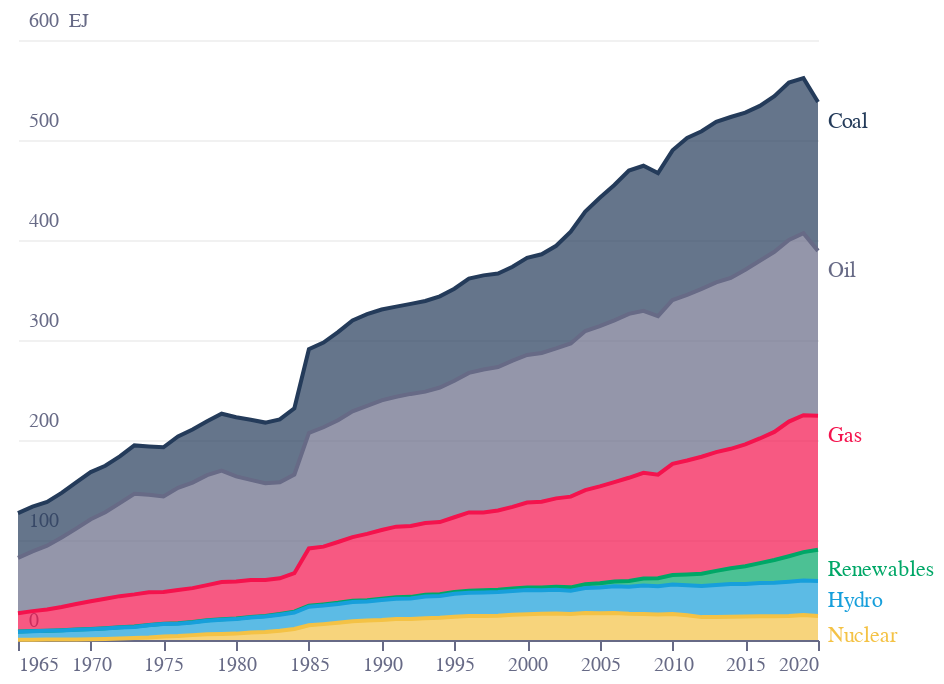

Notebook code for this chart:
### Code cell
base = (
    alt.Chart(f2)
    .encode(
        x=alt.X(
            "Year:Q",
            sort=[],
            axis=alt.Axis(
                grid=False,
                titleAlign="center",
                titleAnchor="middle",
                title="",
                titleY=-15,
                titleX=207,
                labelColor=colors["eco-gray"],
                titleColor=colors["eco-gray"],
                tickColor=colors["eco-gray"],
                domainColor=colors["eco-gray"],
                tickCount=10,
                format=".0f",
                orient="bottom",
                labelAngle=0,
            ),
        ),
        tooltip="tooltip:N",
    )
    .transform_calculate(
        tooltip="datum.Year+' | '+datum.Fuel+ ': '+round(datum.EJ*10)/10 +' EJ'"
    )
    .transform_calculate(
        order="indexof(['Coal','Oil','Gas','Renewables','Hydro','Nuclear'], datum.Fuel)"
    )
)
area = base.mark_area(fillOpacity=0.7, line={},).encode(
    y=alt.Y(
        "EJ:Q",
        stack=True,
        axis=alt.Axis(
            title="EJ",
            domain=False,
            gridOpacity=0.4,
            ticks=False,
            labelAlign="left",
            labelBaseline="middle",
            labelPadding=-5,
            labelOffset=-10,
            titleX=25,
            format=".0f",
            titleY=-5,
            titleAngle=0,
            titleFontSize=10,
            titleFontWeight="normal",
            titleAlign="left",
            tickCount=6,
            labelColor=colors["eco-gray"],
            titleColor=colors["eco-gray"],
            tickColor=colors["eco-gray"],
            domainColor=colors["eco-gray"],
        ),
    ),
    color=alt.Color(
        "Fuel:N",
        legend=None,
        scale=alt.Scale(
            range=[
                colors["eco-blue"],
                colors["eco-dot"],
                colors["eco-light-blue"],
                colors["eco-yellow"],
                colors["eco-gray"],
                colors["eco-green"],
            ]
        ),
    ),
    order=alt.Order("order:Q", sort="descending"),
)
labels = (
    area.mark_text(align="left", dy=10, dx=5)
    .encode(text="Fuel:N")
    .transform_filter("datum.Year==2020")
)
layer1 = (
    ((area + labels).properties(height=300, width=400))
    .configure_view(stroke=None)
    .properties(title="")
)
layer1.save("visualisation/" + f + ".json")
layer1.save("visualisation/" + f + ".png")
open("README.md", "a").write(readme)
layer1

### Figure 1 — Vega-Lite specification as saved in the notebook (floating-point values rounded to 4 significant figures; data arrays with more than 128 entries replaced by an {"elided": "..."} marker saying what was removed)
{"config": {"view": {"continuousWidth": 400, "continuousHeight": 300, "stroke": null}}, "layer": [{"mark": {"type": "area", "fillOpacity": 0.7, "line": {}}, "encoding": {"color": {"field": "Fuel", "legend": null, "scale": {"range": ["#243B5A", "#F4134D", "#179FDB", "#F4C245", "#676A86", "#00A767"]}, "type": "nominal"}, "order": {"field": "order", "sort": "descending", "type": "quantitative"}, "tooltip": {"field": "tooltip", "type": "nominal"}, "x": {"axis": {"domainColor": "#676A86", "format": ".0f", "grid": false, "labelAngle": 0, "labelColor": "#676A86", "orient": "bottom", "tickColor": "#676A86", "tickCount": 10, "title": "", "titleAlign": "center", "titleAnchor": "middle", "titleColor": "#676A86", "titleX": 207, "titleY": -15}, "field": "Year", "sort": [], "type": "quantitative"}, "y": {"axis": {"domain": false, "domainColor": "#676A86", "format": ".0f", "gridOpacity": 0.4, "labelAlign": "left", "labelBaseline": "middle", "labelColor": "#676A86", "labelOffset": -10, "labelPadding": -5, "tickColor": "#676A86", "tickCount": 6, "ticks": false, "title": "EJ", "titleAlign": "left", "titleAngle": 0, "titleColor": "#676A86", "titleFontSize": 10, "titleFontWeight": "normal", "titleX": 25, "titleY": -5}, "field": "EJ", "stack": true, "type": "quantitative"}}, "transform": [{"calculate": "datum.Year+' | '+datum.Fuel+ ': '+round(datum.EJ*10)/10 +' EJ'", "as": "tooltip"}, {"calculate": "indexof(['Coal','Oil','Gas','Renewables','Hydro','Nuclear'], datum.Fuel)", "as": "order"}]}, {"mark": {"type": "text", "align": "left", "dx": 5, "dy": 10}, "encoding": {"color": {"field": "Fuel", "legend": null, "scale": {"range": ["#243B5A", "#F4134D", "#179FDB", "#F4C245", "#676A86", "#00A767"]}, "type": "nominal"}, "order": {"field": "order", "sort": "descending", "type": "quantitative"}, "text": {"field": "Fuel", "type": "nominal"}, "tooltip": {"field": "tooltip", "type": "nominal"}, "x": {"axis": {"domainColor": "#676A86", "format": ".0f", "grid": false, "labelAngle": 0, "labelColor": "#676A86", "orient": "bottom", "tickColor": "#676A86", "tickCount": 10, "title": "", "titleAlign": "center", "titleAnchor": "middle", "titleColor": "#676A86", "titleX": 207, "titleY": -15}, "field": "Year", "sort": [], "type": "quantitative"}, "y": {"axis": {"domain": false, "domainColor": "#676A86", "format": ".0f", "gridOpacity": 0.4, "labelAlign": "left", "labelBaseline": "middle", "labelColor": "#676A86", "labelOffset": -10, "labelPadding": -5, "tickColor": "#676A86", "tickCount": 6, "ticks": false, "title": "EJ", "titleAlign": "left", "titleAngle": 0, "titleColor": "#676A86", "titleFontSize": 10, "titleFontWeight": "normal", "titleX": 25, "titleY": -5}, "field": "EJ", "stack": true, "type": "quantitative"}}, "transform": [{"calculate": "datum.Year+' | '+datum.Fuel+ ': '+round(datum.EJ*10)/10 +' EJ'", "as": "tooltip"}, {"calculate": "indexof(['Coal','Oil','Gas','Renewables','Hydro','Nuclear'], datum.Fuel)", "as": "order"}, {"filter": "datum.Year==2020"}]}], "data": {"name": "data-baf887498f233ec88c833ce6f5f87d0c"}, "height": 300, "title": "", "width": 400, "$schema": "https://vega.github.io/schema/vega-lite/v4.17.0.json", "datasets": {"data-baf887498f233ec88c833ce6f5f87d0c": {"elided": "336 records"}}}
